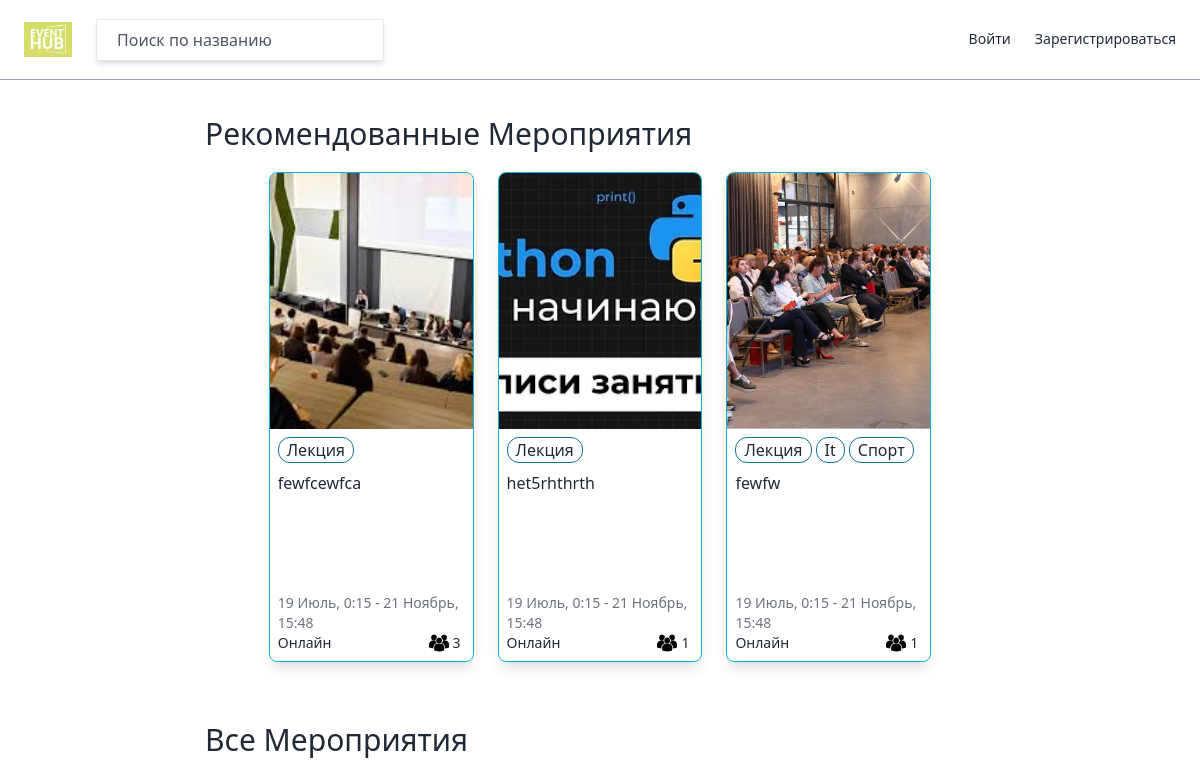
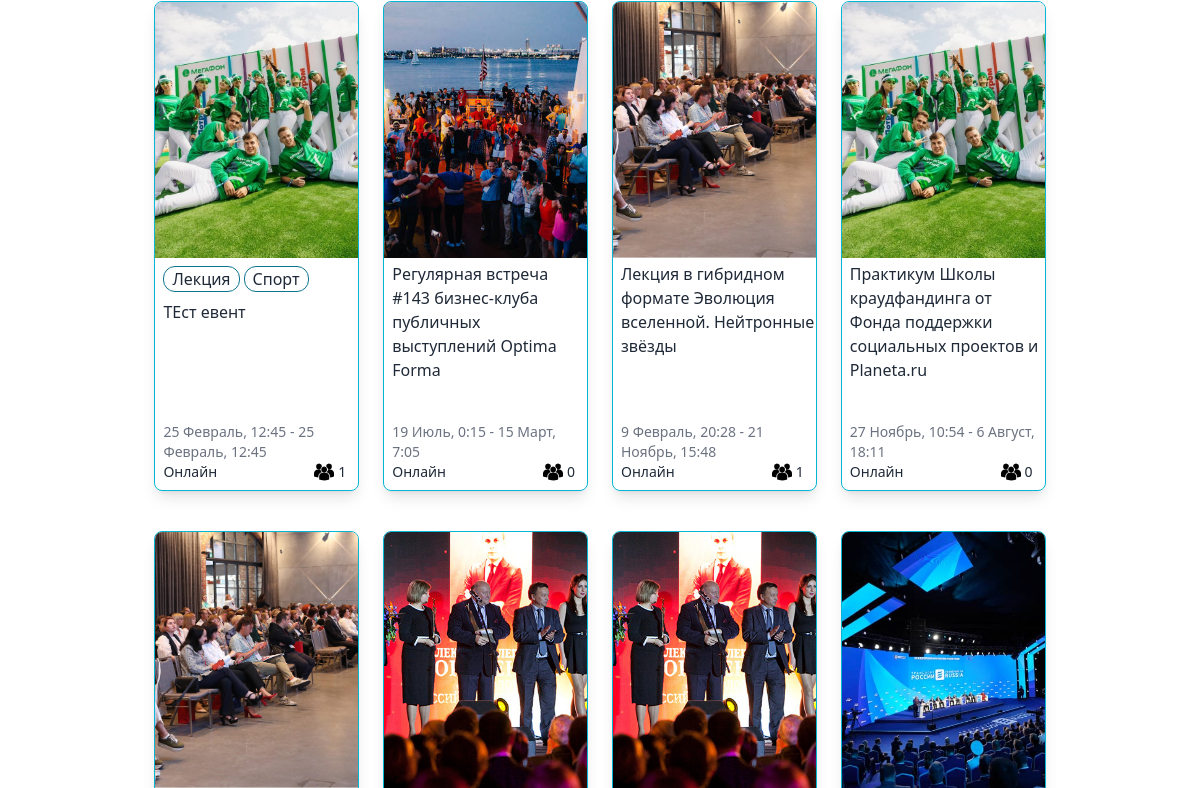
/ (upper part), run on an earlier commit of the app's database (2 pictures, top to bottom).
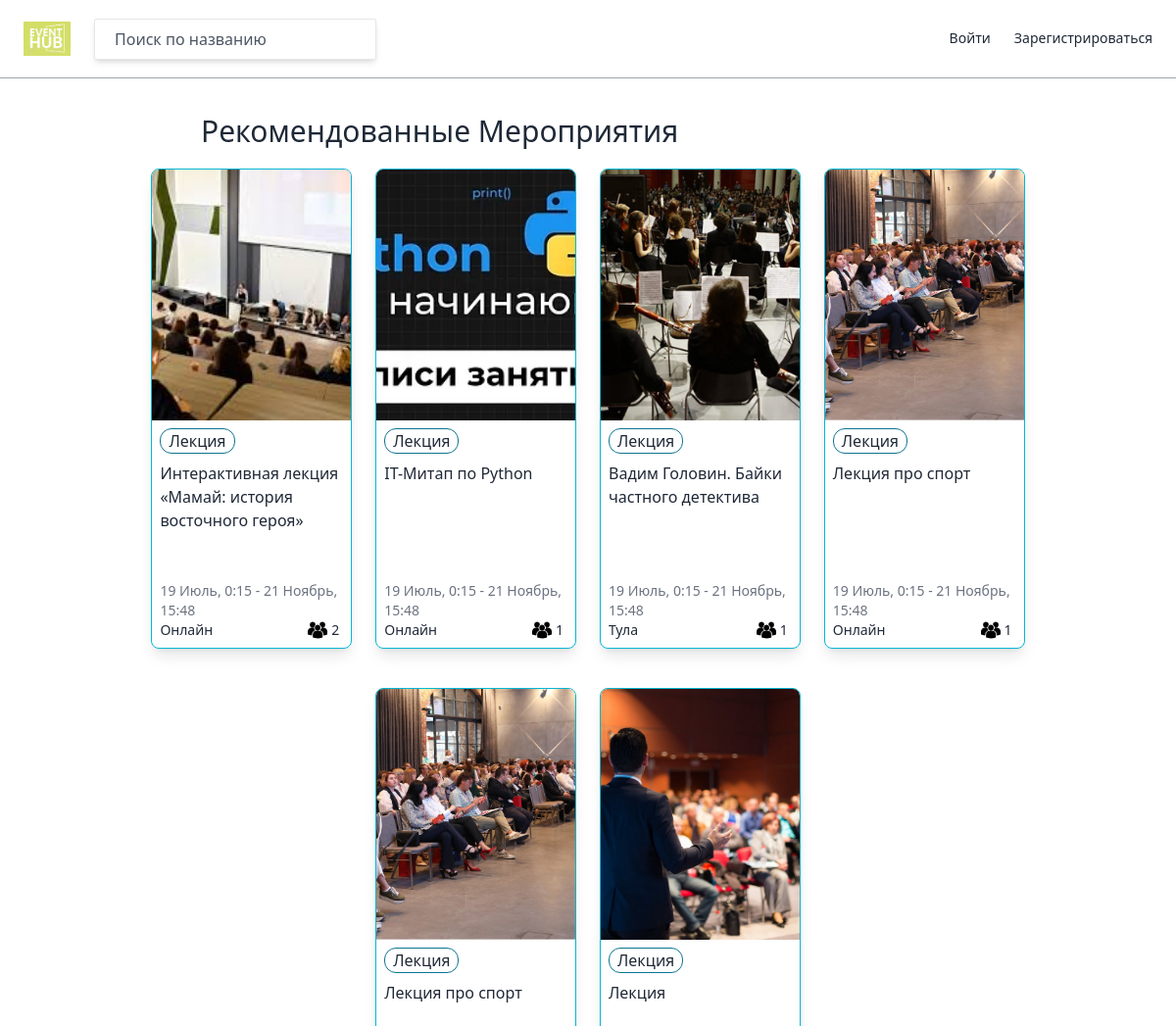
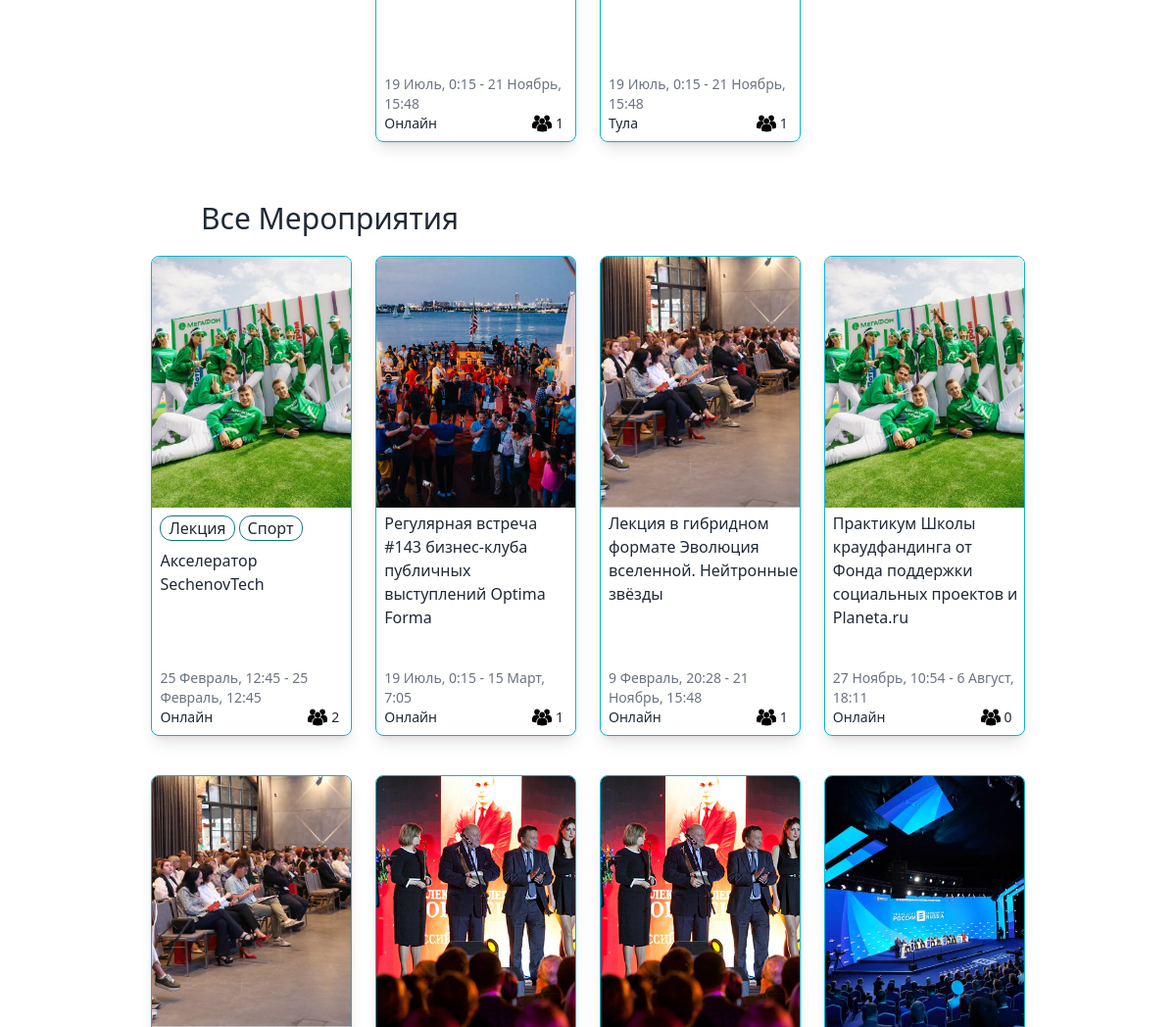
And on a later commit of the database (2 pictures, top to bottom).
### events/models.py (models this page shows, shortened)
class Event(core_models.TimeStampedModel):
    class Meta:
        verbose_name = 'Мероприятие'
        verbose_name_plural = 'Мероприятия'
    title = models.CharField(max_length=100, verbose_name="название")
    description = models.TextField(blank=True, null=True, verbose_name="описание")
    online = models.BooleanField(default=True, verbose_name="онлайн")
    city = models.CharField(max_length=60, null=True, verbose_name="город")
    street = models.CharField(blank=True, null=True, max_length=100, verbose_name="улица")
    time_start = models.DateTimeField(verbose_name="время начала")
    time_end = models.DateTimeField(blank=True, null=True, verbose_name="время конца")
    tags = models.ManyToManyField("Tag", related_name="events", blank=True, verbose_name="теги")
    participants = models.ManyToManyField(
        User, related_name="events", blank=True, verbose_name="участники")
    preview = models.ImageField(upload_to="event_photo", blank=True, null=True, verbose_name="превью")
    host = models.ForeignKey(User, on_delete=models.CASCADE, null=True, verbose_name="организатор")

class Tag(core_models.TimeStampedModel):
    class Meta:
        verbose_name = 'Тег'
        verbose_name_plural = 'Теги'
    title = models.CharField(max_length=30, verbose_name="название")

### core/views.py (the view)
# urls.py: path('', views.BaseView.as_view(), name="home"),
class BaseView(View):
    def get(self, request: Request):
        avatar = None
        try:
            user = user_models.User.objects.get(id=request.user.pk)
            avatar = user.avatar.url
        except Exception as e:
            pass
        rec = svd.SvdRec(request.user.pk)
        events_main = event_models.Event.objects.all()[:8]
        context = {
            "user_avatar": avatar,
            "events": events_main,
            "users_count": user_models.User.objects.count(),
            "events_count": event_models.Event.objects.count(),
            "rating_events": rec.get_recommendation_qs(),
        }
        return render(request, "main.html", context=context)

### templates/main.html (shortened to what this page needs)
{% extends 'base.html' %}
{% load static %}
{% block content %}
    <div class="container mx-auto pb-10">
        <div style="margin-left: 117px">
            <p class="text-3xl py-5">Рекомендованные Мероприятия</p>
        </div>
        <div class="flex flex-wrap justify-center">
            {% for rec_event in rating_events %}
                {% include 'mixins/event/event_card.html' with event=rec_event %}
            {% endfor %}
        </div>
        <div style="margin-left: 117px">
            <p class="text-3xl py-5">Все Мероприятия</p>
        </div>
        <div>
            <div class="flex flex-wrap justify-center">
                {% for event in events %}
                    {% include 'mixins/event/event_card.html' with event=event %}
                {% endfor %}
            </div>
        </div>
    </div>
{% endblock %}

### templates/mixins/event/event_card.html
{% load static %}
<div style="height: 490px" class="w-1/5 overflow-hidden mb-10 mx-3 rounded-lg border border-cyan-500 shadow-lg">
    <div>
        <a href="{% url 'events:detail' event.pk %}">
            {% if event.preview %}
            <div class="w-full h-64 bg-center bg-cover" style="background-image: url({{ event.preview.url }})"></div>
            {% endif %}
        </a>
    </div>
    <div style="height: 14rem" class="ml-2 mb-2 flex flex-col">
        <div class="flex flex-wrap">
            {% for tag in event.tags.all %}
            <div class="border border-cyan-700 rounded-xl mt-2 mb-1 px-2 mr-1">
                {{tag.title}}
            </div>
            {% endfor %}
        </div>
        <div>
        <h4 class="block mt-1">
            {{ event.title }}
        </h4>
        </div>
        <div style="" class="mt-auto text-sm">
            <div class="text-gray-500">
                {{event.time_start|date:"j F, G:i"}} - {{event.time_end|date:"j F, G:i"}}
            </div>
            <div class="flex flex-row">
                {% if event.online %}
                    Онлайн
                {% else %}
                    <span>
                        {{event.city}}
                    </span>
                {% endif %}
                <img class="w-5 h-5 ml-auto" src="{% static 'ppl.png' %}" alt=""/>
                <span class="ml-1 mr-3">
                    {{ event.participants.count }}
                </span>
            </div>
        </div>
    </div>
</div>

What changed in the data, as far as the page shows it:
removed Event: preview (picture), title "fewfw", time_start "19 Июль, 0:15", time_end "21 Ноябрь, 15:48", online "Онлайн", participants.count "1", Tag (title "Лекция"), Tag (title "Спорт")
no longer on this page (row unchanged): Tag: title "It", shown under "fewfw"
changed Event: title "fewfcewfca" → "Интерактивная лекция «Мамай: история восточного героя»"; participants.count "3" → "2"
changed Event: title "het5rhthrth" → "IT-Митап по Python"
added Event: preview (picture), title "Вадим Головин. Байки частного детектива", time_start "19 Июль, 0:15", time_end "21 Ноябрь, 15:48", city "Тула", participants.count "1", Tag (title "Лекция")
added Event: preview (picture), title "Лекция про спорт", time_start "19 Июль, 0:15", time_end "21 Ноябрь, 15:48", online "Онлайн", participants.count "1", Tag (title "Лекция")
added Event: preview (picture), title "Лекция про спорт", time_start "19 Июль, 0:15", time_end "21 Ноябрь, 15:48", online "Онлайн", participants.count "1", Tag (title "Лекция")
added Event: preview (picture), title "Лекция", time_start "19 Июль, 0:15", time_end "21 Ноябрь, 15:48", city "Тула", participants.count "1", Tag (title "Лекция")
changed Event "25 Февраль, 12:45": title "ТЕст евент" → "Акселератор SechenovTech"; participants.count "1" → "2"
changed Event "Регулярная встреча #143 бизнес-клуба публичных выступлений Optima Forma": participants.count "0" → "1"
